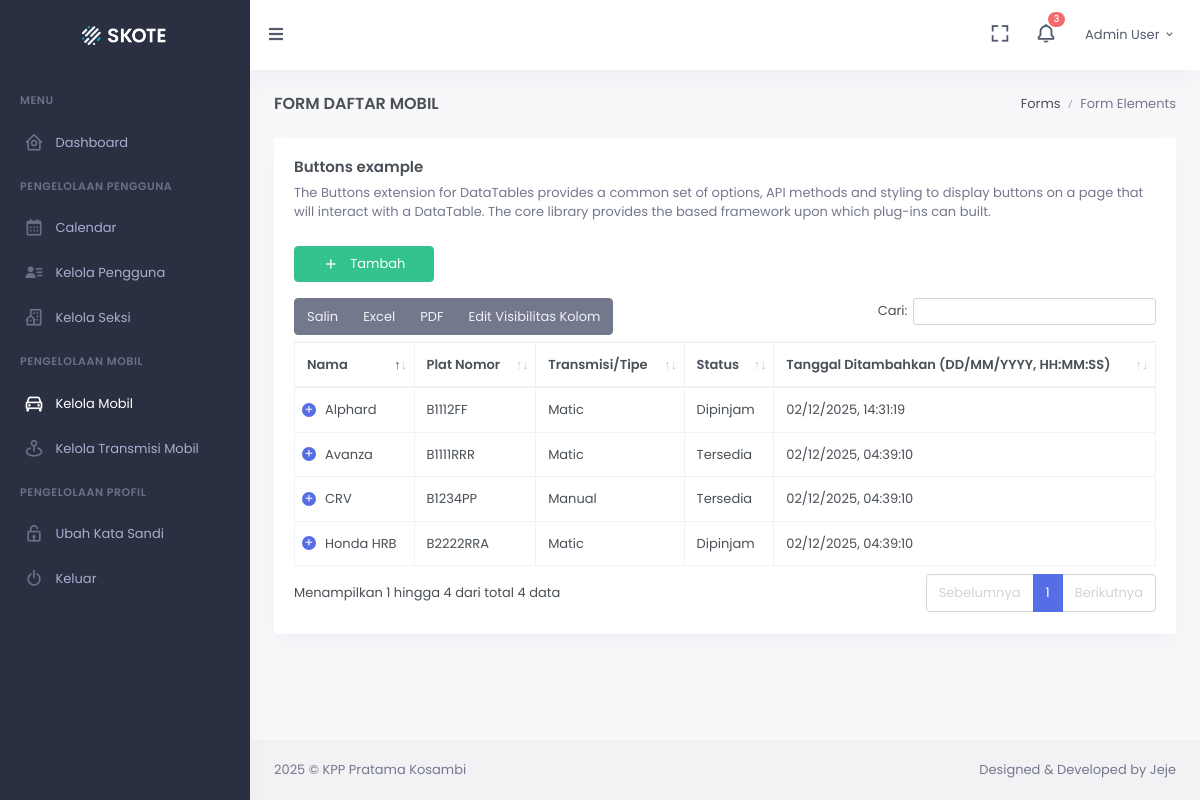
Before: /layanan/mobil (signed in) with the older database file.
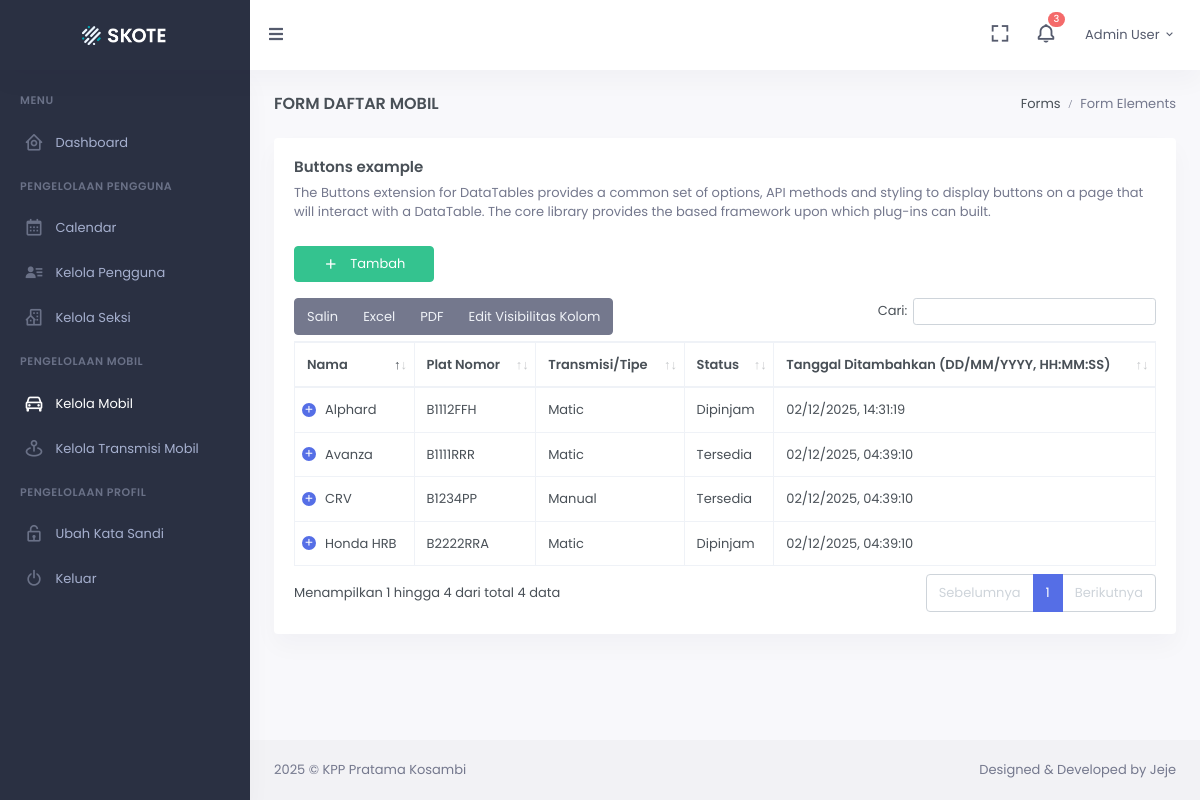
After: the same page with the newer database file.
### app/models.py (models this page shows, shortened)
class User(UserMixin, db.Model):
  __tablename__ = "users"
  id = db.Column(db.Integer, primary_key=True)
  name = db.Column(db.String(100), nullable=False)
  nip = db.Column(db.String(20), nullable=False)
  division_id = db.Column(db.Integer, db.ForeignKey('divisions.id'), nullable=False)
  status = db.Column(db.String(30), nullable=False)
  role = db.Column(db.String(20), nullable=False, default="user")
  password = db.Column(db.String(128), nullable=False)
  _inserted_date = db.Column(db.DateTime, nullable=False, default=datetime.now)
  _updated_date = db.Column(db.DateTime, nullable=False, default=datetime.now)

class Car(db.Model):
  __tablename__ = "cars"
  id = db.Column(db.Integer, primary_key=True)
  name = db.Column(db.String(128), nullable=False)
  license_plate = db.Column(db.String(15), nullable=False)
  transmission_id = db.Column(db.Integer, db.ForeignKey('car_transmissions.id'), nullable=False)
  image = db.Column(db.String(128), nullable=False)
  status = db.Column(db.String(30), nullable=False)
  _inserted_date = db.Column(db.DateTime, nullable=False, default=datetime.now)
  _updated_date = db.Column(db.DateTime, nullable=False, default=datetime.now)

class CarTransmission(db.Model):
  __tablename__ = "car_transmissions"
  id = db.Column(db.Integer, primary_key=True)
  name = db.Column(db.String(128), nullable=False)
  status = db.Column(db.String(30), nullable=False)
  _inserted_date = db.Column(db.DateTime, nullable=False, default=datetime.now)
  _updated_date = db.Column(db.DateTime, nullable=False, default=datetime.now)
  cars = db.relationship('Car', backref='transmission_type', lazy=True)

### app/views/public.py (the view)
@public_app.route("/layanan/mobil", methods=["GET", "POST"])
@login_required
def car():
  datas = Car.query.filter(Car.status != 'Nonaktif').order_by(Car._updated_date.desc())
  datas = Car.query \
    .options(joinedload(Car.transmission_type)) \
    .filter(Car.status != 'Nonaktif') \
    .order_by(Car._updated_date.desc())
  return render_template("public/services/car/car.html", title="Daftar Wisata - Bondowoso Tourism", datas=datas)

### app/models.py (called while the page is built)
@login_manager.user_loader
def load_user(user_id):
  return User.query.get(int(user_id))

### app/templates/public/services/car/car.html (shortened to what this page needs)
<!-- {% block stylesheet_template %}
        <link href="{{ url_for('static', filename='libs/datatables.net-bs4/css/dataTables.bootstrap4.min.css') }}" rel="stylesheet" type="text/css" />
        <link href="{{ url_for('static', filename='libs/datatables.net-buttons-bs4/css/buttons.bootstrap4.min.css') }}" rel="stylesheet" type="text/css" />
        <link href="{{ url_for('static', filename='libs/datatables.net-responsive-bs4/css/responsive.bootstrap4.min.css') }}" rel="stylesheet" type="text/css" />
{% endblock %} -->
{% extends 'components/public/base.html' %} {% set active_page = 'car' %}
{% block content %}
            <div class="main-content">
                <div class="page-content">
                    <div class="container-fluid">
                        <div class="row">
                            <div class="col-12">
                                <div class="page-title-box d-sm-flex align-items-center justify-content-between">
                                    <h4 class="mb-sm-0 font-size-18">Form Daftar Mobil</h4>
                                    <div class="page-title-right">
                                        <ol class="breadcrumb m-0">
                                            <li class="breadcrumb-item"><a href="javascript: void(0);">Forms</a></li>
                                            <li class="breadcrumb-item active">Form Elements</li>
                                        </ol>
                                    </div>
                                </div>
                            </div>
                        </div>
                        <div class="row">
                            <div class="col-12">
                                <div class="card">
                                    <div class="card-body">
                                        <h4 class="card-title">Buttons example</h4>
                                        <p class="card-title-desc">The Buttons extension for DataTables
                                            provides a common set of options, API methods and styling to display
                                            buttons on a page that will interact with a DataTable. The core library
                                            provides the based framework upon which plug-ins can built.
                                        </p>
                                        <a href="/layanan/mobil/tambah"><button type="button"
                                        <button type="button" class="btn btn-success waves-effect waves-light mb-3 w-lg" id="sa-danger">
                                                        <i class="bx bx-plus font-size-16 align-middle me-2"></i> Tambah
                                                    </button>
                                        </a>
                                        <table id="datatable-buttons" class="table table-bordered dt-responsive nowrap w-100">
                                            <thead>
                                            <tr>
                                                <th>Nama</th>
                                                <th>Plat Nomor</th>
                                                <th>Transmisi/Tipe</th>
                                                <th>Status</th>
                                                <th>Tanggal Ditambahkan (DD/MM/YYYY, HH:MM:SS)</th>
                                            </tr>
                                            </thead>
                                            <tbody>
                                            {% for item in datas %}
                                            <tr>
                                                <td>{{ item.name }}</td>
                                                <td>{{ item.license_plate }}</td>
                                                <td>{{ item.transmission_type.name }}</td>
                                                <td>{{ item.status }}</td>
                                                <td>{{ item._inserted_date.strftime('%d/%m/%Y, %H:%M:%S') }}</td>
                                            </tr>
                                            {% endfor %}
                                            </tbody>
                                        </table>
                                    </div>
                                </div>
                            </div>
                        </div>
                    </div>
                </div>
                {% include 'components/public/includes/footer.html' %}
            </div>
{% endblock %}

### app/templates/components/public/base.html (shortened to what this page needs)
<!doctype html>
  <html lang="en">
    <head>
        {% block stylesheet_template %}{% endblock %}
        {% include 'components/public/includes/styles.html' %}
    </head>
    <body data-sidebar="dark">
        <div id="layout-wrapper">
          {% include 'components/public/includes/navbar.html' %}
          {% block content %}{% endblock %}
        </div>
    </body>
</html>

### app/templates/components/public/includes/styles.html
<link href="{{ url_for('static', filename='libs/toastr/build/toastr.min.css') }}" rel="stylesheet" type="text/css" />
<link href="{{ url_for('static', filename='libs/sweetalert2/sweetalert2.min.css') }}" rel="stylesheet" type="text/css" />
<link href="{{ url_for('static', filename='css/bootstrap.min.css') }}" id="bootstrap-style" rel="stylesheet" type="text/css" />
<link href="{{ url_for('static', filename='css/icons.min.css') }}" rel="stylesheet" type="text/css" />
<link href="{{ url_for('static', filename='css/app.min.css') }}" id="app-style" rel="stylesheet" type="text/css" />

### app/templates/components/public/includes/navbar.html (shortened to what this page needs)
            <header id="page-topbar">
                <div class="navbar-header">
                    <div class="d-flex">
                        <div class="navbar-brand-box">
                            <a href="{{ url_for('public_app.homepage') }}" class="logo logo-light">
                                <span class="logo-lg">
                                    <img src="{{ url_for('static', filename='media/images/logo-light.png') }}" alt="" height="19">
                                </span>
                            </a>
                        </div>
                        <button type="button" class="btn btn-sm px-3 font-size-16 header-item waves-effect" id="vertical-menu-btn">
                            <i class="fa fa-fw fa-bars"></i>
                        </button>
                    </div>
                    <div class="d-flex">
                        <div class="dropdown d-none d-lg-inline-block ms-1">
                            <button type="button" class="btn header-item noti-icon waves-effect" data-toggle="fullscreen">
                                <i class="bx bx-fullscreen"></i>
                            </button>
                        </div>
                        <div class="dropdown d-inline-block">
                            <button type="button" class="btn header-item noti-icon waves-effect" id="page-header-notifications-dropdown"
                            data-bs-toggle="dropdown" aria-haspopup="true" aria-expanded="false">
                                <i class="bx bx-bell bx-tada"></i>
                                <span class="badge bg-danger rounded-pill">3</span>
                            </button>
                        </div>
                        <div class="dropdown d-inline-block">
                            <button type="button" class="btn header-item waves-effect" id="page-header-user-dropdown"
                            data-bs-toggle="dropdown" aria-haspopup="true" aria-expanded="false">
                                <span class="d-none d-xl-inline-block ms-1" key="t-henry"> {{current_user.name}} </span>
                                <i class="mdi mdi-chevron-down d-none d-xl-inline-block"></i>
                            </button>
                        </div>
                    </div>
                </div>
            </header>
            <div class="vertical-menu">
                <div data-simplebar class="h-100">
                    <div id="sidebar-menu">
                        <ul class="metismenu list-unstyled" id="side-menu">
                            <li class="menu-title" key="t-menu">Menu</li>
                            <li class="{{ 'mm-active' if active_page=='home' else ''  }}">
                                <a href="{{ url_for('public_app.homepage', id=current_user.id) }}" class="waves-effect">
                                    <i class="bx bx-home-circle"></i>
                                    <span key="t-dashboard">Dashboard</span>
                                </a>
                            </li>
                            <li class="menu-title" key="t-apps">Pengelolaan Pengguna</li>
                            <li>
                                <a href="calendar.html" class="waves-effect">
                                    <i class="bx bx-calendar"></i>
                                    <span key="t-calendar">Calendar</span>
                                </a>
                            </li>
                            <li class= "{{ 'mm-active' if active_page=='user' else ''  }}">
                                <a href="{{ url_for('control_panel_app.user', id=current_user.id) }}" class="waves-effect">
                                    <i class="bx bxs-user-detail"></i>
                                    <span key="t-car">Kelola Pengguna</span>
                                </a>
                            </li>
                            <li class= "{{ 'mm-active' if active_page=='division' else ''  }}">
                                <a href="{{ url_for('public_app.division', id=current_user.id) }}" class="waves-effect">
                                    <i class="bx bx-building-house"></i>
                                    <span key="t-car">Kelola Seksi</span>
                                </a>
                            </li>
                            <li class="menu-title" key="t-pages">Pengelolaan Mobil</li>
                            <li class= "{{ 'mm-active' if active_page=='car' else ''  }}">
                                <a href="{{ url_for('public_app.car', id=current_user.id) }}" class="waves-effect">
                                    <i class="bx bx-car"></i>
                                    <span key="t-car">Kelola Mobil</span>
                                </a>
                            </li>
                            <li class= "{{ 'mm-active' if active_page=='car_transmission' else ''  }}">
                                <a href="{{ url_for('public_app.car_transmission', id=current_user.id) }}" class="waves-effect">
                                    <i class="bx bx-map-pin"></i>
                                    <span key="t-car-transmission">Kelola Transmisi Mobil</span>
                                </a>
                            </li>
                            <li class="menu-title" key="t-pages">Pengelolaan Profil</li>
                            <li class= "{{ 'mm-active' if active_page=='edit_password' else ''  }}">
                                <a href="{{ url_for('control_panel_app.edit_password', id=current_user.id) }}" class="waves-effect">
                                    <i class="bx bx-lock-open"></i>
                                    <span key="t-authentication">Ubah Kata Sandi</span>
                                </a>
                            </li>
                            <li>
                                <a href="{{ url_for('control_panel_app.logout') }}" class="waves-effect">
                                    <i class="bx bx-power-off"></i>
                                    <span key="t-authentication">Keluar</span>
                                </a>
                            </li>
                        </ul>
                    </div>
                </div>
            </div>

### app/templates/components/public/includes/footer.html
<footer class="footer">
    <div class="container-fluid">
        <div class="row">
            <div class="col-sm-6">
                <script>document.write(new Date().getFullYear())</script> © KPP Pratama Kosambi
            </div>
            <div class="col-sm-6">
                <div class="text-sm-end d-none d-sm-block">
                    Designed & Developed by Jeje
                </div>
            </div>
        </div>
    </div>
</footer>

Changed rows visible on the page:
changed Car "Alphard": license_plate "B1112FF" → "B1112FFH"
